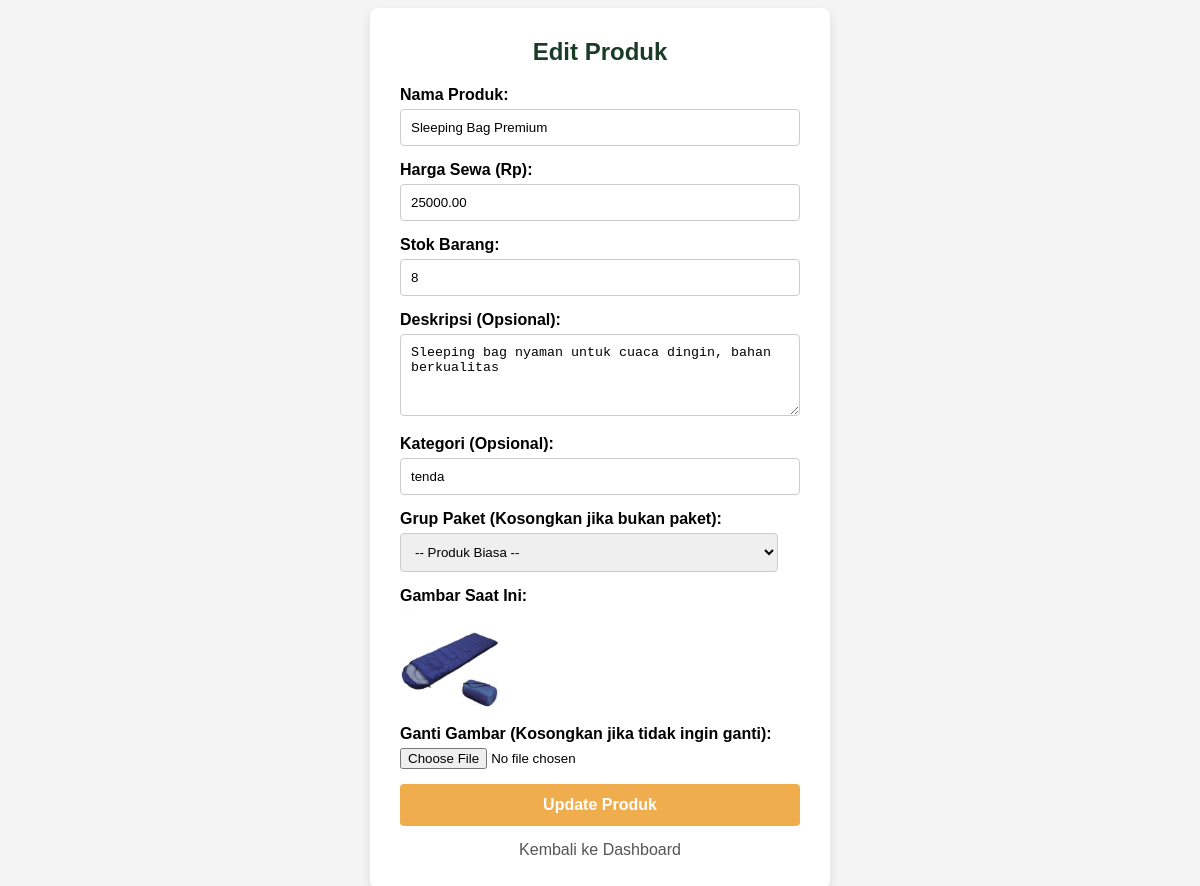
Screenshot of /edit.php?id=2 (signed in) with the database file from the repository.
### tables this page shows
CREATE TABLE `products` (
  `id` int(11) NOT NULL,
  `name` varchar(100) NOT NULL,
  `description` text NOT NULL,
  `price` decimal(10,2) NOT NULL,
  `image_url` text DEFAULT NULL,
  `category` varchar(50) DEFAULT NULL,
  `stock` int(11) DEFAULT 0,
  `group_id` int(11) DEFAULT NULL,
  `created_at` datetime DEFAULT current_timestamp(),
  `updated_at` datetime DEFAULT current_timestamp() ON UPDATE current_timestamp()
);

### edit.php (the view, shortened to what this page needs)
<?php
include 'koneksi.php';
$id_product = $_GET['id'];
$stmt = $koneksi->prepare("SELECT * FROM products WHERE id = ?");
$stmt->bind_param("i", $id_product);
$stmt->execute();
$result = $stmt->get_result();
$data = $result->fetch_assoc();
?>
<!DOCTYPE html>
<html lang="id">
<head>
</head>
<body>
    <div class="form-box">
        <h2>Edit Produk</h2>
        <form action="proses_edit.php" method="POST" enctype="multipart/form-data">
            <div>
                <label for="name">Nama Produk:</label>
                <input type="text" id="name" name="name" value="<?php echo htmlspecialchars($data['name']); ?>" required>
            </div>
            <div>
                <label for="price">Harga Sewa (Rp):</label>
                <input type="number" id="price" name="price" step="0.01" value="<?php echo $data['price']; ?>" required>
            </div>
            <div>
                <label for="stock">Stok Barang:</label>
                <input type="number" id="stock" name="stock" min="0" value="<?php echo htmlspecialchars($data['stock']); ?>" required>
            </div>
            <div>
                <label for="description">Deskripsi (Opsional):</label>
                <textarea id="description" name="description" rows="4"><?php echo htmlspecialchars($data['description']); ?></textarea>
            </div>
            <div>
                <label for="category">Kategori (Opsional):</label>
                <input type="text" id="category" name="category" placeholder="Contoh: Tenda" value="<?php echo htmlspecialchars($data['category']); ?>">
            </div>
            <div>
                <label for="group_id">Grup Paket (Kosongkan jika bukan paket):</label>
                <select id="group_id" name="group_id">
                    <option value="">-- Produk Biasa --</option>
                </select>
            </div>
            <div>
                <label>Gambar Saat Ini:</label>
                <img src="images/<?php echo htmlspecialchars($data['image_url']); ?>" class="current-img">
            </div>
            <div>
                <label for="image_url">Ganti Gambar (Kosongkan jika tidak ingin ganti):</label>
                <input type="file" id="image_url" name="image_url" accept="image/*">
            </div>
            <button type="submit">Update Produk</button>
        </form>
        <a href="dashboard.php" class="back-link">Kembali ke Dashboard</a>
    </div>
</body>
</html>

### edit.php (style rules this page uses)
body { font-family: 'Poppins', sans-serif; display: grid; place-items: center; min-height: 90vh; background: #f4f4f4; }
.form-box { background: #fff; padding: 30px; border-radius: 8px; box-shadow: 0 4px 10px rgba(0,0,0,0.1); width: 400px; }
.form-box h2 { text-align: center; margin-top: 0; margin-bottom: 20px; color: #1a3b25; }
.form-box div { margin-bottom: 15px; }
.form-box label { display: block; margin-bottom: 5px; font-weight: 600; }
.form-box input[type="text"], .form-box input[type="number"], .form-box textarea, .form-box select { width: calc(100% - 22px); padding: 10px; border: 1px solid #ccc; border-radius: 4px; }
.form-box button { width: 100%; padding: 12px; background: #f0ad4e; color: white; border: none; border-radius: 4px; cursor: pointer; font-size: 16px; font-weight: 600; }
.back-link { display: block; text-align: center; margin-top: 15px; color: #555; text-decoration: none; }
.current-img { max-width: 100px; border-radius: 5px; margin-top: 5px; display: block; }

### rows the page displays
products: name "Sleeping Bag Premium", price "25000.00", stock "8", description "Sleeping bag nyaman untuk cuaca dingin, bahan berkualitas", category "tenda", image_url (picture)
